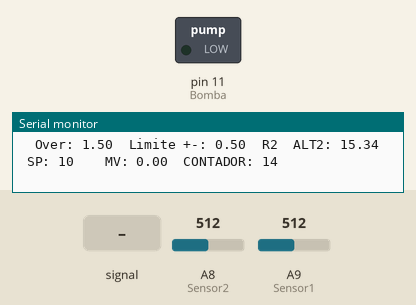
The sketch below on a simulated Arduino Mega 2560, built with avr-gcc and run on an emulated ATmega2560. On the bench: switched loads named in the sketch (green lamp = pin HIGH), the last lines printed to the serial monitor. The inputs (shaded band) are chosen by the test bench; at power-on: A8 (Sensor2) = 512, A9 (Sensor1) = 512.

Above: at 1.2 s.
1.3 s: A8 (Sensor2) fed a 2 Hz sine of ±306 counts around its level
At 1.42 s:
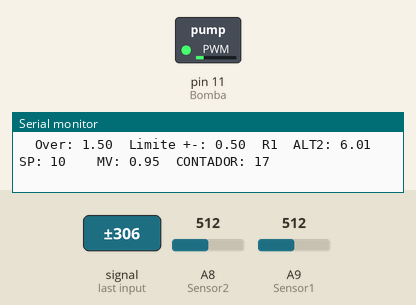
4.3 s: A8 (Sensor2) set to 900
5.9 s: A8 (Sensor2) set to 864
8.9 s: A8 (Sensor2) set to 836
At 9.8 s:
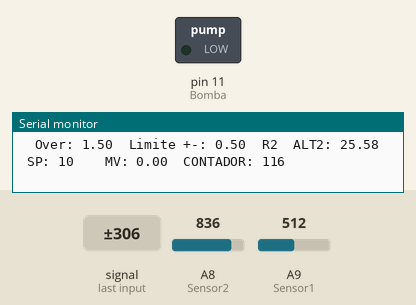
11.9 s: A8 (Sensor2) set to 1023
At 12.5 s:
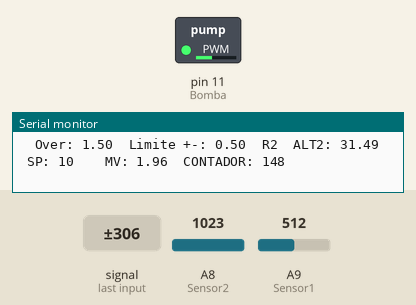
14.9 s: A8 (Sensor2) set to 716
At 15.9 s:
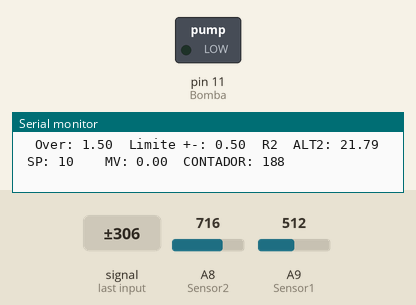
Timing chart, 0 to 17.5 s (numbered marks = the images above; inputs shaded):
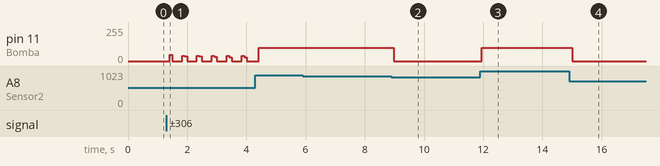

The sketch:

tanque_escalonado_teste1.ino
```cpp
#define Sensor1 A9  //alto
#define Sensor2 A8  //baixo
#define Bomba 11


int sP = 0;
int cont = 0;
float valor = 0, VS1 = 0, VS2 = 0;
int Alt_Max = 26;
int Alt_Estab = 25;
float alttanque1 = 0;
float alttanque2 = 0;
float kp = 0, ki = 0, kd = 0;

float P = 0, I = 0, D = 0, PID = 0;
float erro = 0, erro_soma, erro_dif = 0, erro_ant = 0;
void setup() {

Serial.begin(9600);
pinMode(Bomba, OUTPUT);
}
void loop() {

float saida1;
float VS1 = 0;

float saida2;
float VS2 = 0;

for(int i = 1; i < 300; i++){
  saida1 = analogRead(Sensor1);
  VS1 = VS1 + saida1;
  saida2 = analogRead(Sensor2);
  VS2 = VS2 + saida2;

}
VS1 = VS1/300;
VS2 = VS2/300;

cont += 1;

if (cont <= 1500) {
sP = 10;
Serial.print("  Over: ");
Serial.print("1.50");
Serial.print("  Limite +-: ");
Serial.print("0.50");
}

else if (cont <= 2500) {
sP = 5;
Serial.print("  Over: ");
Serial.print("0.80");
Serial.print("  Limite +-: ");
Serial.print("0.30");
}

else if (cont <= 3500) {
sP = 18;
Serial.print("  Over: ");
Serial.print("1.95");
Serial.print("  Limite +-: ");
Serial.print("0.90");
}

else if (cont <= 6000) {
sP = 15;
Serial.print("  Over: ");
Serial.print("0.50");
Serial.print("  Limite +-: ");
Serial.print("0.8");
}else {
  cont = 0;
}


//alttanque2 = (0.03499 * VS2 - 0.9441);
//alttanque1 = 0.0342*VS1 + 0.3511;

alttanque2 = 0.0317*VS2 - 0.8325;
alttanque1 = 0.0324*VS1 + 0.4439;


if (alttanque2 <= 12){
 kp = 4;
 ki = 0.018;
 kd = 4.75;
 Serial.print("  R1");
}
if (alttanque2 > 12){
kp = 12;
ki = 0.018;
kd = 1.2;
Serial.print("  R2");
}


erro = sP - alttanque2;
erro_soma = erro_soma + erro;
erro_dif = erro - erro_ant;
erro_ant = erro;
P = erro * kp;
I = erro_soma * ki;
D = erro_dif * kd;
PID = P + I + D;

if (PID < 0) {
PID = 0;
}
if (PID > 200) {
PID = 200;
}

//if (alttanque1 > Alt_Estab || alttanque2 > Alt_Estab) {
//PID = 120;
//}
if (alttanque1 > Alt_Max || alttanque2 > Alt_Max) {
PID = 100;
}
analogWrite(Bomba, PID);
// Monitor Serial
Serial.print("\t");
Serial.print("ALT2: ");
Serial.print(alttanque2);
Serial.print("\t");
Serial.print("SP: ");
Serial.print(sP);
Serial.print("\t");
Serial.print("\t");
Serial.print("MV: ");
Serial.print(PID * 5 / 255);
Serial.print("\t");
Serial.print("CONTADOR: ");
Serial.print(cont);
Serial.println();
}
```

Measured:
- after the input at 1.3 s, pin 11 (Bomba): ramps from 48/255 to 0/255 and jumps back, once every 0.50 s
- after the input at 8.9 s, pin 11 (Bomba): 100/255 → 0/255 after 0.07 s
- after the input at 11.9 s, pin 11 (Bomba): 0/255 → 100/255 after 0.05 s
- after the input at 14.9 s, pin 11 (Bomba): 100/255 → 0/255 after 0.11 s
